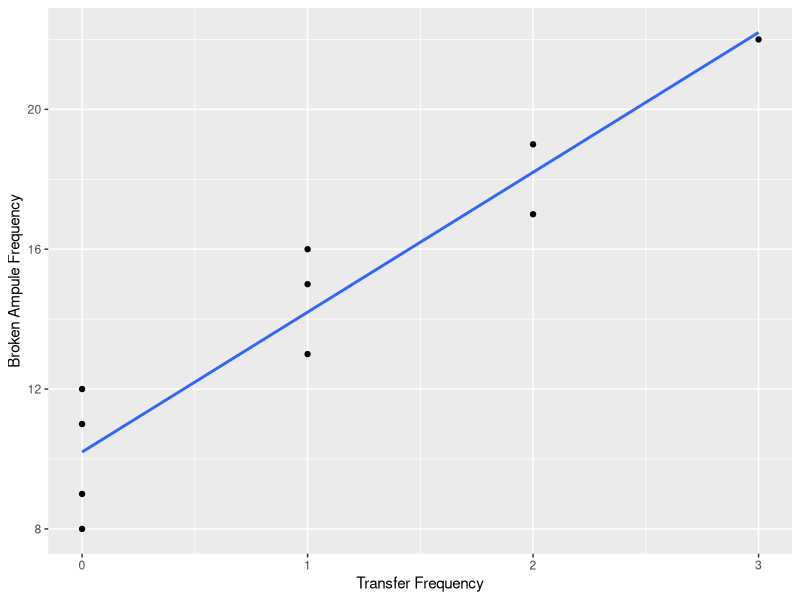

Write the R code that produced this figure.
## ---- chunk 1
require(tidyverse)
require(car)
## ---- chunk 2
airfreight <-
  tibble(
  x = c(1, 0, 2, 0, 3, 1, 0, 1, 2, 0),
  y = c(16, 9, 17, 12, 22, 13, 8, 15, 19, 11)
  )
## ---- chunk 3
airfreight
## ---- chunk 4
airfreight.lm <- lm(y ~ x, data = airfreight)
## ---- chunk 5
airfreight.lm
## ---- chunk 6
summary(airfreight.lm)
## ---- chunk 7
Anova(airfreight.lm, type = "III")
## ---- chunk 8
ggplot(aes(x = x, y = y), data = airfreight) +
  geom_point() +
  geom_smooth(method = 'lm', se = FALSE) +
  xlab("Transfer Frequency") + 
  ylab("Broken Ampule Frequency")
## ---- chunk 9
airfreight.lm$fitted.values
## ---- chunk 10
predict(airfreight.lm, data.frame(x = 1)) # m$coefficients%*%c(1,55)
## ---- chunk 11
airfreight.lm$coefficients%*%c(1, 1)
## ---- chunk 12
predict(airfreight.lm, data.frame(x = 2)) # m$coefficients%*%c(1,55)
## ---- chunk 13
airfreight.lm$coefficients%*%c(1, 2)
## ---- chunk 14
airfreight.lm$coefficients%*%c(1, mean(airfreight$x))
## ---- chunk 15
mean(airfreight$x)
## ---- chunk 16
mean(airfreight$y)
## ---- chunk 17
airfreight.lm$fitted.values
## ---- chunk 18
airfreight.lm$residuals
## ---- chunk 19
sum(airfreight.lm$residuals)
## ---- chunk 20
airfreight.lm$residuals[1]
## ---- chunk 21
summary(airfreight.lm)$sigma^2 # MSE
